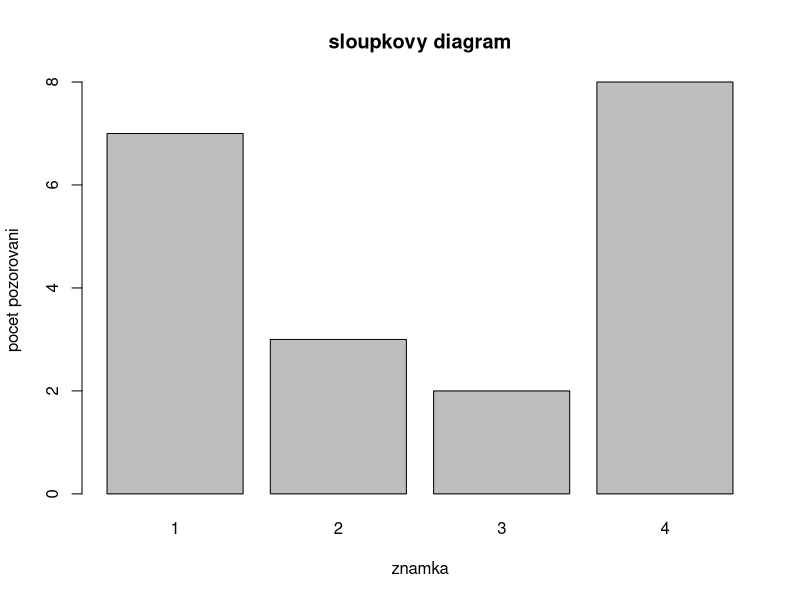
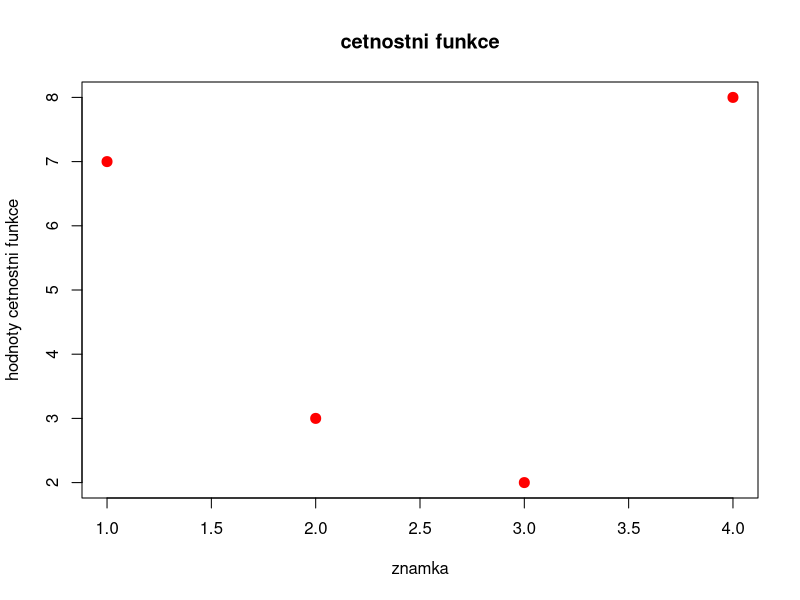
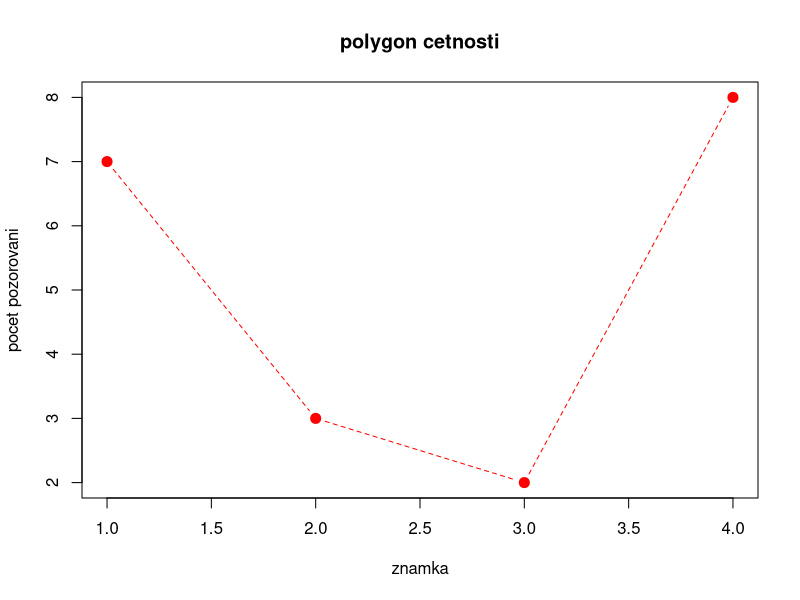
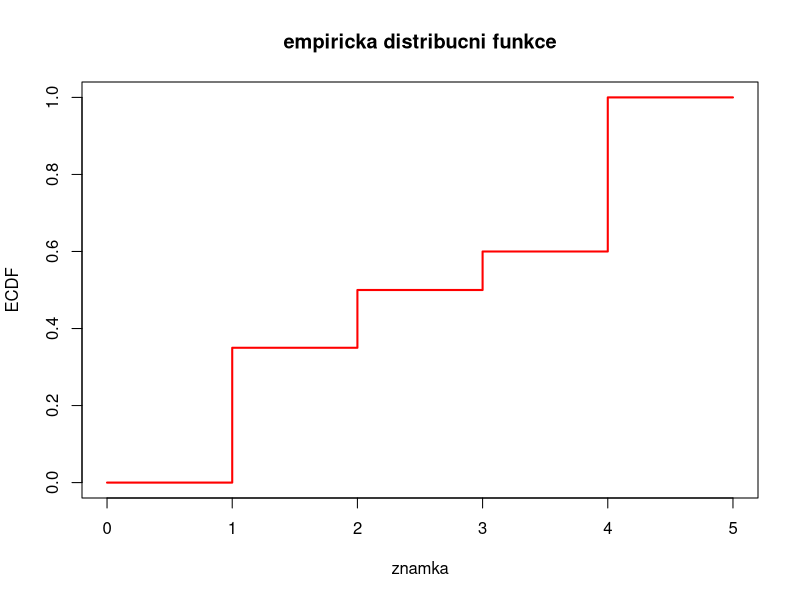
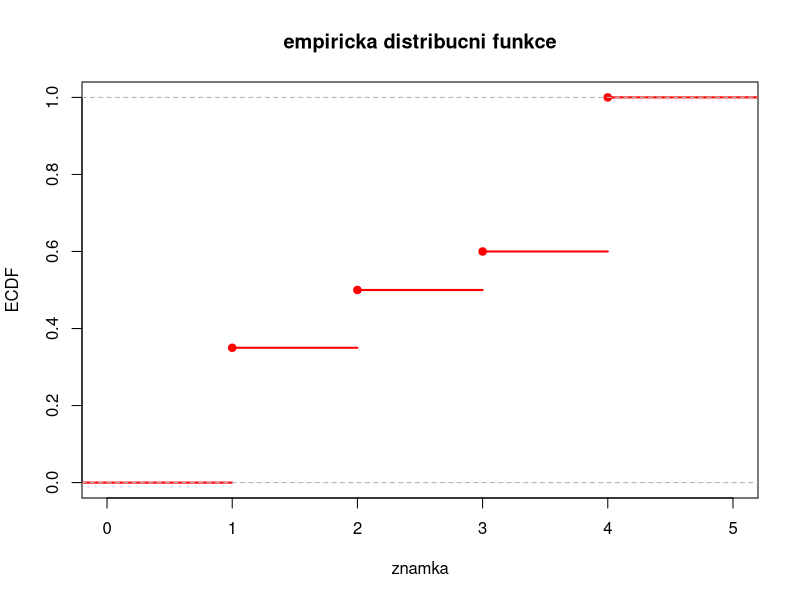
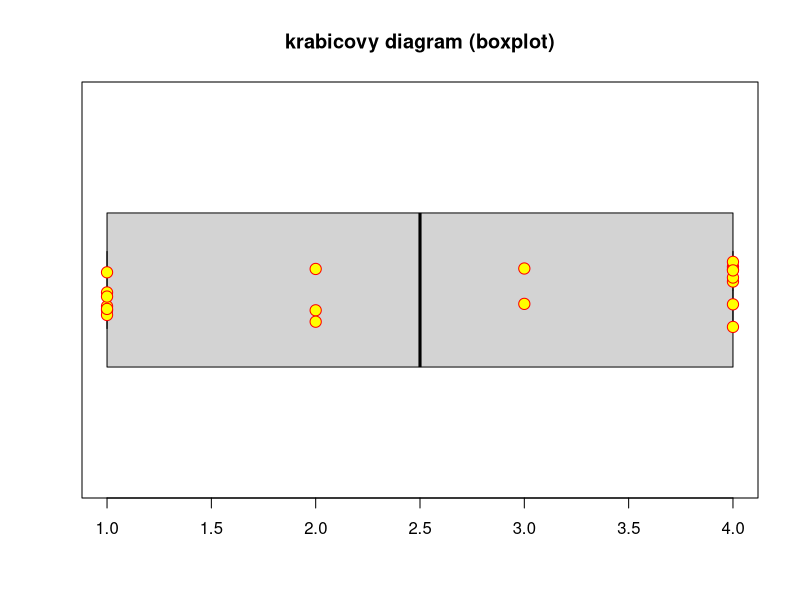
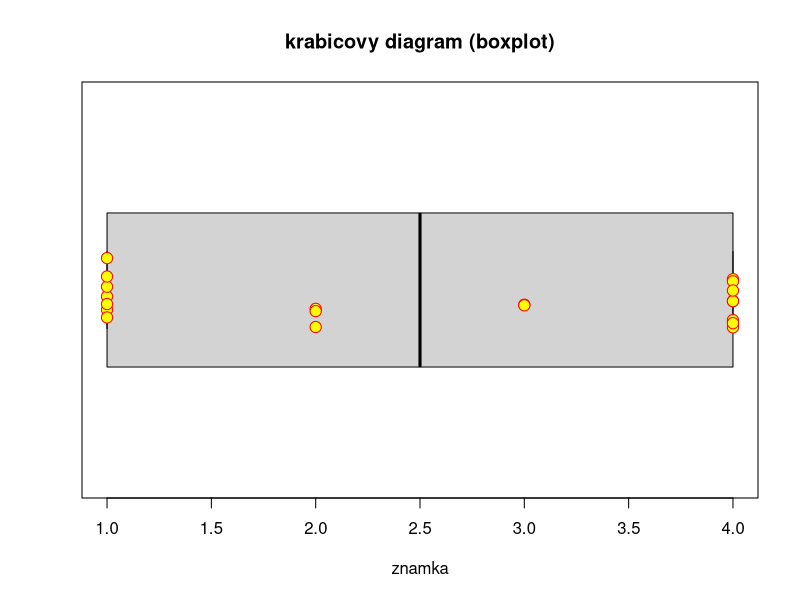

Here is the R script that generated these plots, in order:
#	Priklad 1

data <- read.csv (file = "znamky.csv", header = TRUE, sep = ",", dec = ".")
str (data)

#	pocet skupin
r <- nrow (data)

#	absolutni cetnosti
n.j <- data$cetnosti

#	pocet pozorovani
n <- sum (n.j)

#	relativni cetnosti
p.j <- n.j / n
sum (p.j)

# kumulativni absolutni cetnosti
N.j <- cumsum (n.j)

# kumulativni relativni cetnosti
F.j <- N.j / n

#	tabulka 
tabulka <- data.frame (znamka = data$znamka, n.j, p.j, N.j, F.j)
tabulka
# sloupce tabulky jsou pojmenovane, lze k nim pristupovat take pomoci jejich nazvu

# sloupkovy diagram
barplot (tabulka$n.j, names.arg = tabulka$znamka, xlab = "znamka", ylab = "pocet pozorovani", main = "sloupkovy diagram")

#	graf cetnostni funkce
plot (tabulka$znamka, tabulka$n.j, type = "p", pch = 20, cex = 2, col = "red", xlab = "znamka", ylab = "hodnoty cetnostni funkce", main = "cetnostni funkce")

# polygon cetnosti
plot (tabulka$znamka, tabulka$n.j, type="b", pch = 20, xlab = "znamka", ylab = "pocet pozorovani", main = "polygon cetnosti", col = "red", cex = 2, lty = 2)

# graf empiricke distribucni funkce
plot (c(0,tabulka$znamka,5), c(0,tabulka$F.j,1), type="s", xlab = "znamka", ylab = "ECDF", main="empiricka distribucni funkce", col = "red", lwd = 2)

X <- rep (tabulka$znamka, tabulka$n.j)
plot (ecdf (X), col = "red", lwd = 2, xlab = "znamka", ylab = "ECDF", main="empiricka distribucni funkce")

# prumer
prumer <- sum (X) / n
prumer
# v R je pro prumer funkce "mean"
mean (X)

# rozpyl a smerodatna odchylka
rozptyl <- mean (X^2) - prumer^2
rozptyl
smerodatna_odchylka <- sqrt (rozptyl)
smerodatna_odchylka
# v R je pro vyberovy rozptyl funkce "var", ale je potreba jej zkorigovat na rozptyl z prednasky
var (X) * (n-1) / n

# krabicovy diagram (boxplot)
boxplot (X, horizontal = TRUE, ylim = range (X), main = "krabicovy diagram (boxplot)")
# pro nazornost muzeme prikreslit i jednotliva pozorovani
stripchart (X, vertical = FALSE, method = "jitter", pch = 21, col = "red", bg = "yellow", cex = 1.5, add = TRUE)

# kvantily a krabicovy diagram
# vektor poradi a serazeny vzorek
R <- rank (X)
R
X.sorted <- sort (X)
X.sorted

# median, kvartily, kvartilova odchylka
c.25 <- 0.25 * n
c.50 <- 0.50 * n
c.75 <- 0.75 * n
c (c.25, c.50, c.75)

# kvantily
x.25 <- (X.sorted[c.25] + X.sorted[c.25 + 1]) / 2
x.50 <- (X.sorted[c.50] + X.sorted[c.50 + 1]) / 2
x.75 <- (X.sorted[c.75] + X.sorted[c.75 + 1]) / 2
c (x.25, x.50, x.75)

# kvartilova odchylka (IQR)
q <- x.75 - x.25
q

# hradby boxplotu
c (x.25, x.75) + c (-1, 1) * 1.5 * q
c (x.25, x.75) + c (-1, 1) * 3 * q

# porovnejte s nasledujicim
median (X)
quantile (X, c (0.25, 0.5, 0.75))
# 25% kvantil se lisi, R totiz pri vypoctu kvantilu vzdy pouziva prumerovani dvou okolnich hodnot

# boxplot pomoci stejnojmenne funkce
boxplot (X, horizontal = TRUE, ylim = range (X), xlab = "znamka", main = "krabicovy diagram (boxplot)")
stripchart (X, vertical = FALSE, method = "jitter", pch = 21, col = "red", bg = "yellow", cex = 1.5, add = TRUE)
# "fousy" v R oznacuji nejmensi a nejvetsi pozorovani, ktera jeste jsou uvnitr vnitrni hradby 



